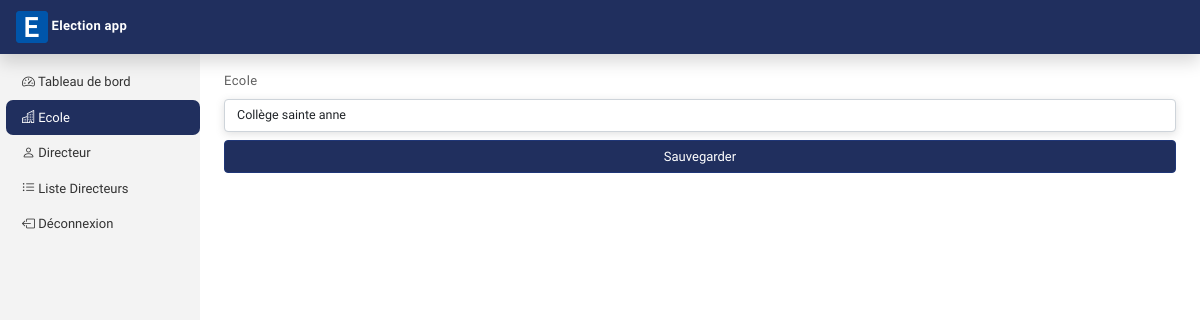
/AppAdmin/updateEcole/3, run on an earlier commit of the app's database.
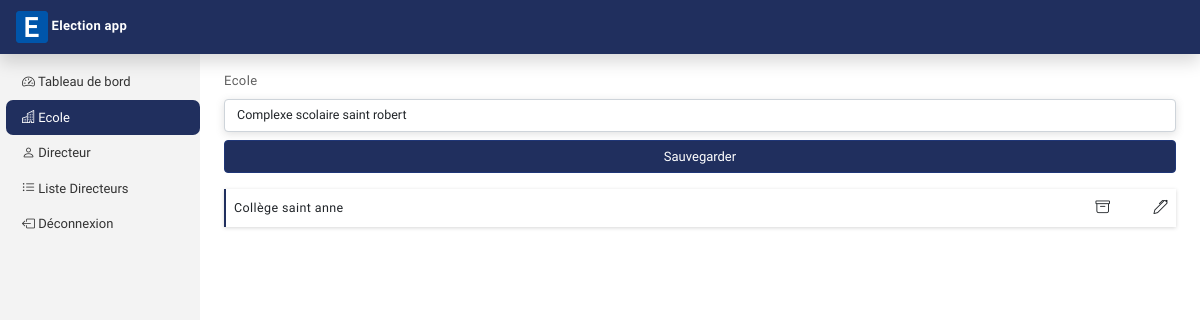
And on a later commit of the database.
### AppAdmin/models.py (models this page shows, shortened)
class Ecole(models.Model):
    ecole = models.CharField(max_length=200)

### AppAdmin/views.py (the view, shortened to what this page needs)
# urls.py: path('updateEcole/<int:id>', UpdateEcoleView.as_view(), name='updateEcole'),
class UpdateEcoleView(View):
    def get(self, request, id):
        title = 'Ecole'
        objet = get_object_or_404(Ecole, id=id)
        allEcole = Ecole.objects.exclude(id=id).order_by('ecole')
        return render(request, 'AppAdmin/updateEcole.html',
            {
                'title':title,
                'objet':objet,
                'allEcole': allEcole
            })

### Templates/AppAdmin/updateEcole.html (shortened to what this page needs)
{% extends 'BaseAdmin.html' %}
{% load static %}
{% block baseAdmin %}
  <form action="" method="POST" id="formEcole" class="mt-3">
    <div class="mb-2">
      <label for="ecole" class="form-label">Ecole</label>
      <input type="text" class="form-control mb-1" name="ecole" id="ecole" value='{{objet.ecole | capfirst}}' />
    </div>
    <button type="submit" class='w-100 btn btn-success'>Sauvegarder</button>
  </form>
  {% for objet in allEcole %}
    <div class="container-fluid classe-block p-2 mb-2 mt-3">
      <span class='name-classe'>{{objet.ecole | capfirst}}</span>
      <span class='float-end'>
        <i class="bi bi-archive icon-supprimer" data-bs-toggle="modal" data-bs-target="#supprimer{{objet.id}}"></i>
        <i class="bi bi-pen icon-modifier" data-bs-toggle="modal" data-bs-target="#modifier{{objet.id}}"></i>
      </span>
    </div>
  {% endfor %}
{% endblock baseAdmin %}

What changed in the data, as far as the page shows it:
changed Ecole: ecole "Collège sainte anne" → "Complexe scolaire saint robert"
added Ecole: ecole "Collège saint anne"
